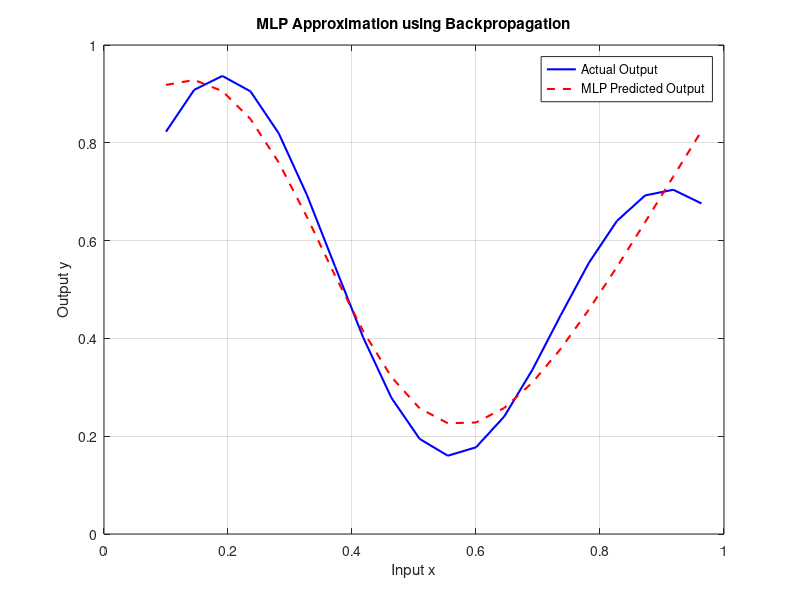

The MATLAB source for this figure:
% Full MATLAB Script for MLP Approximation using Backpropagation

%% Step 1: Generate Input and Target Output
x = 0.1:1/22:1;  % 20 input vectors in the range [0, 1]
%This line generates 20 evenly spaced values for the input x ranging from 0.1 to 1.
% The increment 1/22 ensures that you get 20 values in total.


y = (1 + 0.6 * sin(2 * pi * x / 0.7) + 0.3 * sin(2 * pi * x)) / 2; % Target output
%The target output y is calculated using the given formula.
%It simulates a sinusoidal function with two sine components.

%% Step 2: Initialize Parameters of the MLP
input_size = 1;     % One input feature
hidden_size = 6;    % Hidden layer neurons (between 4 and 8, here we use 6)
output_size = 1;    % One output
%input_size is set to 1, meaning the network has one input.
%hidden_size is set to 6, which means there are 6 neurons in the hidden layer.
%output_size is 1, meaning there is one output neuron.


% Initialize random weights and biases
W1 = rand(hidden_size, input_size) * 0.1;  % Weights between input and hidden layer
b1 = rand(hidden_size, 1) * 0.1;           % Bias for hidden layer
W2 = rand(output_size, hidden_size) * 0.1;  % Weights between hidden and output layer
b2 = rand(output_size, 1) * 0.1;            % Bias for output layer
%W1: Weights between the input layer and hidden layer. It is a 6x1 matrix since the hidden layer has 6 neurons and there is 1 input.
%b1: Bias vector for the hidden layer (6x1).
%W2: Weights between the hidden layer and output layer. It is a 1x6 matrix because the output layer has 1 neuron and the hidden layer has 6 neurons.
%b2: Bias for the output layer (1x1).


% Define the hyperbolic tangent activation function and its derivative
tanh_activation = @(z) tanh(z);
tanh_derivative = @(z) 1 - tanh(z).^2;
%These lines define the hyperbolic tangent activation function and its derivative. 
%These will be used to compute activations in the hidden layer and perform backpropagation.


% Define learning rate and number of epochs
lr = 0.01;        % Learning rate
epochs = 10000;   % Number of iterations for training
%The learning rate (lr) controls how much the weights are adjusted at each step.
%The number of epochs (epochs) defines how many times the training loop runs.

%% Step 3: Training the MLP using Backpropagation
for epoch = 1:epochs
    for i = 1:length(x)
        % Forward pass
        z1 = W1 * x(i) + b1;          % Input to hidden layer
        a1 = tanh_activation(z1);     % Activation in hidden layer
        z2 = W2 * a1 + b2;            % Input to output layer
        a2 = z2;                      % Linear activation for output
        %z1 = W1 * x(i) + b1: Computes the input to the hidden layer (z1) as a weighted sum of the input data and the biases.
        %a1 = tanh_activation(z1): Applies the hyperbolic tangent activation function to get the hidden layer activations (a1).
        %z2 = W2 * a1 + b2: Computes the input to the output neuron (z2), as a weighted sum of the hidden layer activations (a1) and the output layer biases (b2).
        %a2 = z2: The output layer uses a linear activation, so a2 is simply z2.

        % Calculate the error
        error = a2 - y(i);
        %The error is calculated as the difference between the predicted output (a2) and the actual target output (y(i))

        % Backpropagation
        delta2 = error;                          % Output layer error
        delta1 = (W2' * delta2) .* tanh_derivative(z1);  % Hidden layer error
        %delta2 = error: The error at the output layer is simply the difference between predicted and actual values.
        %delta1 = (W2' * delta2) .* tanh_derivative(z1): This computes the error at the hidden layer (delta1) using backpropagation. 
        %The error from the output layer is propagated backward through the network, 
        %and the derivative of the tanh function is used to adjust for the hidden layer's non-linearity.

        % Update weights and biases using gradient descent
        W2 = W2 - lr * delta2 * a1';
        b2 = b2 - lr * delta2;
        W1 = W1 - lr * delta1 * x(i);
        b1 = b1 - lr * delta1;
        %The weights W2 and W1 are adjusted based on the errors and activations.
        %The biases b2 and b1 are also updated based on the errors
    end

    % Optional: Display the error every 1000 epochs
    if mod(epoch, 1000) == 0
        disp(['Epoch ' num2str(epoch) ': Error = ' num2str(mean(error.^2))]);
    end
    %This block prints the error every 1000 epochs to monitor the training progress. 
    %The mean squared error is computed and displayed.
end

%% Step 4: Predicting using the Trained MLP
y_pred = zeros(size(x));  % Initialize predicted output array
for i = 1:length(x)
    z1 = W1 * x(i) + b1;        % Input to hidden layer
    a1 = tanh_activation(z1);   % Activation in hidden layer
    z2 = W2 * a1 + b2;          % Input to output layer
    y_pred(i) = z2;             % Linear output
end
%After training, this loop computes the predicted output (y_pred) for 
%each input x(i) by performing the forward pass using the trained weights and biases

%% Step 5: Plot the Results
figure;
plot(x, y, 'b', 'LineWidth', 1.5);  % Plot actual output
hold on;
plot(x, y_pred, 'r--', 'LineWidth', 1.5);  % Plot predicted output
legend('Actual Output', 'MLP Predicted Output');
xlabel('Input x');
ylabel('Output y');
title('MLP Approximation using Backpropagation');
grid on;

